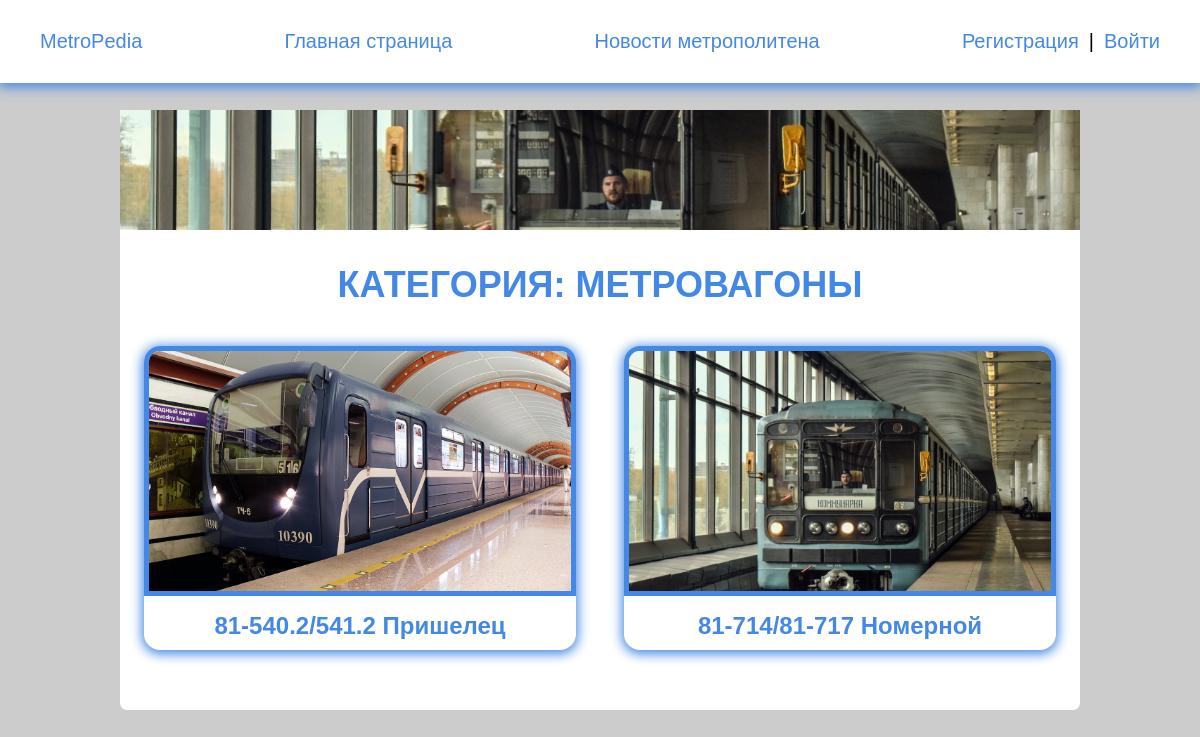
The page /wiki/train/ on the database its author committed.
### metro_wiki/models.py (models this page shows, shortened)
class Train(models.Model):
    title = models.CharField(max_length=100, blank=False, verbose_name='Модель метровагона')
    slug = models.CharField(max_length=100, blank=False, unique=True, verbose_name='Ссылка')
    image = models.ImageField(upload_to='images/%Y/%M/%D', blank=True, verbose_name='Картинка')
    content = RichTextField(blank=True, null=True, verbose_name='Текст', config_name='extends')
    def get_absolute_url(self):
        return reverse('train', kwargs={'train_slug': self.slug})
    class Meta:
        verbose_name = 'Метровагон'
        verbose_name_plural = 'Метровагоны'
        ordering = ['title']

### metro_wiki/views.py (the view)
# urls.py: path('train/', Trains.as_view(), name='trains'),
class Trains(DataMixin, ListView):
    model = Train
    template_name = 'wiki/categories/trains.html'
    context_object_name = 'trains'
    def get_context_data(self, *, object_list=None, **kwargs):
        context = super().get_context_data(**kwargs)
        if self.request.user.is_authenticated:
            context['post_user_count'] = Blog.objects.filter(owner=self.request.user).count
        c_def = self.get_user_context(title='Поезда')
        return dict(list(context.items()) + list(c_def.items()))

### main_page/utils.py (called while the page is built)
    @staticmethod
    def get_user_context(**kwargs):
        context = kwargs
        context['menu'] = menu
        context['submenu_editor'] = submenu_editor
        context['cats'] = cats
        return context

### metro_wiki/templates/wiki/categories/trains.html
{% extends 'main_page/base.html' %}
{% load static %}
{% block content %}
    <main class="content post_style">
        <section class="wrap_post">
            <img class="preview_img" src="{% static 'images/trains.jpg' %}" alt="cities_image">
            <h1 class="cat_title">Категория: Метровагоны</h1>
            <ul class="cats_list categories">
                {% for t in trains %}
                <li class="element">
                    <a href="{{ t.get_absolute_url }}">
                        <button class="btn_cats">
                            <img src="{{ t.image.url }}" alt="train_image">
                            <span>{{ t.title }}</span></button>
                    </a>
                </li>
                {% endfor %}
            </ul>
        </section>
    </main>
{% endblock %}

### main_page/static/style/style.css (style rules this page uses)
.cat_title { text-align: center; font-size: 36px; }
.content li { margin-bottom: 20px; font-size: 20px; }
.content a { color: #000; display: block; }
.cats_list { display: flex; flex-direction: row; flex-wrap: wrap; justify-content: flex-start; }
.cats_list .element { width: calc(50% - 20px); }
.btn_cats { padding: 0; }
.btn_cats img { object-fit: cover; width: 100%; height: 250px; border-top-left-radius: 16px; border-top-right-radius: 16px; border: 5px solid #4388e4; }
.btn_cats span { font-weight: bold; display: block; padding: 10px; }
.categories { flex-direction: row; flex-wrap: wrap; justify-content: space-around; }
.categories .element { width: 45%; }
.post_style { margin-top: 110px; }
.element { display: flex; flex-direction: column; margin: 10px; }
.element a { height: 100%; position: relative; display: flex; flex-direction: column; justify-content: space-between; }
.preview_img { object-fit: cover; width: 100%; height: 120px; }

### main_page/static/style/base.css (style rules this page uses)
*, *::before, *::after { box-sizing: border-box; }
body { margin: 0; padding: 0; font-family: Arial, Helvetica, sans-serif; background-color: #ccc; }
main { margin-top: 132px; }
ul { list-style: none; padding: 0; padding-bottom: 40px; }
button { border-radius: 16px; box-shadow: 0px 2px 12px 2px #4388e4; padding: 10px 40px; font-size: 24px; border: 0; margin-top: 0; background: transparent; border: none; color: #4388e4; }
a { text-decoration: none; }
h1 { text-align: center; }
h1, h2, h4 { color: #4388e4; text-transform: uppercase; }

### main_page/static/style/wrap.css (style rules this page uses)
.wrap_post { max-width: 80%; margin: 0 auto; background-color: #fff; border-radius: 7px; }

### rows shown on the page
Train: image (picture), title "81-540.2/541.2 Пришелец"
Train: image (picture), title "81-714/81-717 Номерной"

### other values the page prints
{{ m.title }} "Главная страница" "Новости метрополитена"
